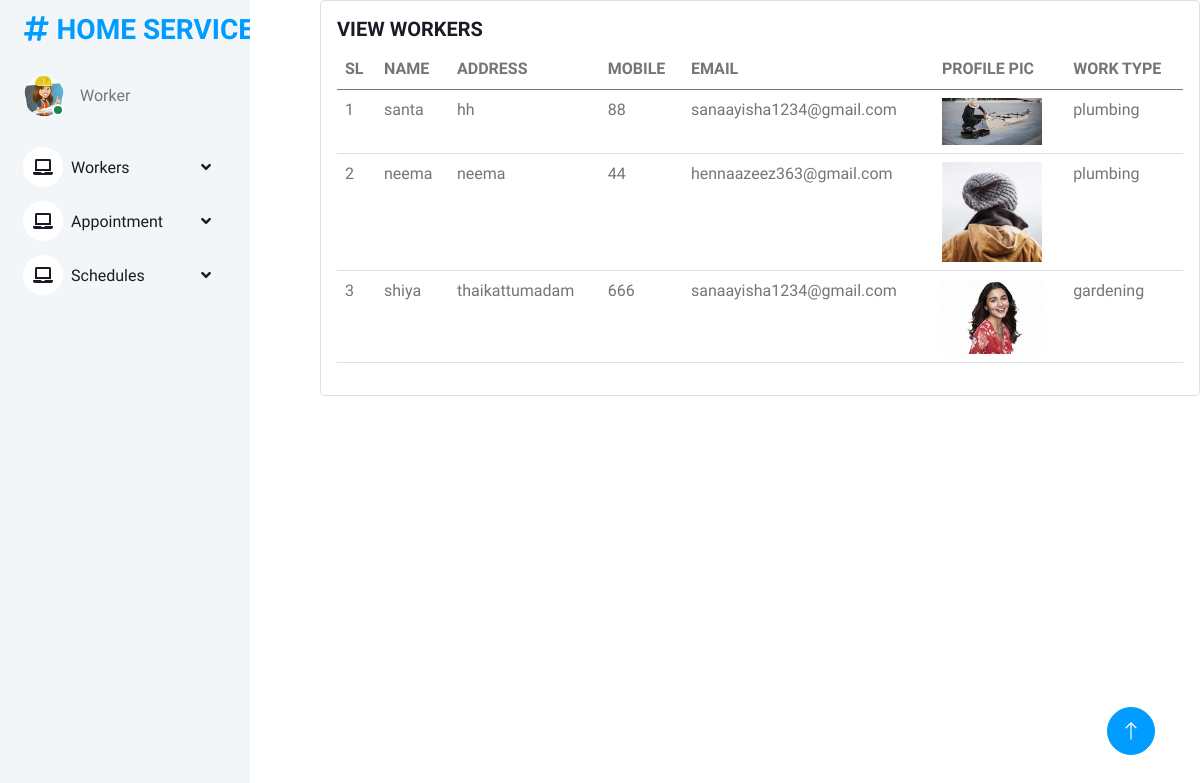
Page /workerview_workersdata on the committed database.
### onlinehomeservice_app/models.py (models this page shows, shortened)
class register(models.Model):
    user=models.ForeignKey(Login,on_delete=models.CASCADE)
    name = models.CharField(max_length=100)
    profile_pic= models.FileField(upload_to='profilepic/')
    address = models.CharField(max_length=40)
    mobile = models.CharField(max_length=20,null=False)
    email = models.EmailField()
    work_type = models.ForeignKey(work,on_delete=models.CASCADE)

class work(models.Model):
    name = models.CharField(max_length=100)
    charge = models.IntegerField()
    def __str__(self):
        return self.name

### onlinehomeservice_app/views.py (the view)
# urls.py: path("workerview_workersdata", views.workerview_workersdata, name="workerview_workersdata"),
def workerview_workersdata(request):
    data=register.objects.all
    print(data)
    return render(request,"worker/workerview_workersdata.html",{"data": data})

### templates/worker/workerview_workersdata.html (shortened to what this page needs)
{% extends "worker/workerbase.html" %}
{% block content %}
<div class="card" style="width: 55rem;">
  <div class="card-body">
    <h5 class="card-title">VIEW WORKERS</h5>
 <table class="table">
  <thead>
    <tr>
        <th scope="col">SL</th>
        <th scope="col">NAME</th>
      <th scope="col">ADDRESS</th>
      <th scope="col">MOBILE</th>
      <th scope="col">EMAIL</th>
        <th scope="col">PROFILE PIC</th>
                <th scope="col">WORK TYPE</th>
    </tr>
  </thead>
       <tbody>
  {% for i in data %}
  <tr>
    <td>{{forloop.counter}}</td>
    <td>{{i.name}}</td>
      <td>{{i.address}}</td>
    <td>{{i.mobile}}</td>
    <td>{{i.email}}</td>
          <td><img src="{{i.profile_pic.url }}" style="width:100px"></td>
          <td>{{i.work_type}}</td>
  </tr>
            {% endfor %}
  </tbody>
 </table>
{% endblock %}

### static/assets1/css/style.css (style rules this page uses)
:root { --primary: #009CFF; --light: #F3F6F9; --dark: #191C24; }

### rows in the picture
register: name "santa", address "hh", mobile "88", email "sanaayisha1234@gmail.com", profile_pic (picture), work_type "plumbing"
register: name "neema", address "neema", mobile "44", email "hennaazeez363@gmail.com", profile_pic (picture), work_type "plumbing"
register: name "shiya", address "thaikattumadam", mobile "666", email "sanaayisha1234@gmail.com", profile_pic (picture), work_type "gardening"
